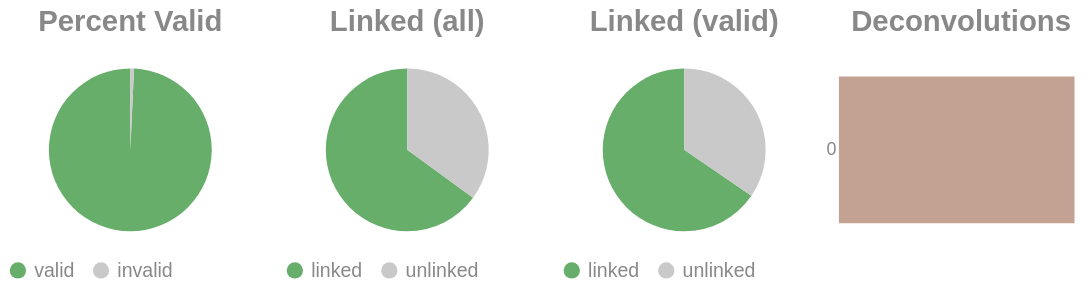

The notebook cell this image was saved under:
### Code cell
if SKIPLR:
    pass
else:
    clash = Counter()
    for i in valids['molecule'].to_list():
        _mol = i.split("-")
        if len(_mol) == 1:
            clash.update('0')
        else:
            clash.update(_mol[-1])

    _d = {"deconvolutions": [], 'count': []}
    for k,v in clash.items():
        _d['deconvolutions'].append(k)
        _d['count'].append(v)

    tot_valid = valids['reads'].sum()
    mask = valids['reads'] >= 2
    n_linked_reads = valids.filter(mask)['reads'].sum()
    if n_linked_reads == 0:
        print_html("No linked molecules (>=2 reads) were detected; skipping linked-only distributions.")
        SKIPLR = True
    else:
        perc_valid = round(tot_valid / n_reads, 4)
        linked_perc_abs = round(n_linked_reads / n_reads, 4)
        linked_perc = round(n_linked_reads / tot_valid, 4)

    _valid = pl.DataFrame({"valids": ['valid', 'invalid'], "count": [tot_valid, n_reads - tot_valid]})
    _linked_abs = pl.DataFrame({"linked (absolute)": ['linked', 'unlinked'], "count": [n_linked_reads, n_reads - n_linked_reads]})
    _linked_rel = pl.DataFrame({"linked (valids)": ['linked', 'unlinked'], "count": [n_linked_reads, tot_valid - n_linked_reads]})

    (
        alt.hconcat(
            piechart(_valid, goodval = 'valid', title = "Percent Valid"),
            piechart(_linked_abs, goodval = "linked", title =  "Linked (all)"),
            piechart(_linked_rel, goodval = "linked", title =  "Linked (valid)"),
            convolutionbar(pl.DataFrame(_d), title = "Deconvolutions"),
            center = True,
            bounds = 'flush'
        )
        .resolve_scale(color='independent')
        .resolve_legend('independent')
        .properties(usermeta={'embedOptions': {"actions": False}})
    ).display()

### Figure 1 — Vega-Lite specification as saved in the notebook (floating-point values rounded to 4 significant figures)
{"width": "container", "height": 400, "config": {"title": {"anchor": "start", "dy": -15, "fontSize": 18, "color": "#888888", "subtitleColor": "#888888", "subtitleFontSize": 14}, "arc": {"fill": "#0072B2"}, "axis": {"domainColor": "#888888", "domainWidth": 0.5, "gridWidth": 0.2, "grid": false, "titleFontWeight": 400, "titleFontSize": 15, "labelFontSize": 11, "labelColor": "#888888", "tickColor": "#888888", "tickWidth": 0.2, "titleColor": "#888888"}, "axisBand": {"grid": false}, "axisX": {"grid": true, "tickSize": 10, "domainCap": "round"}, "axisY": {"domain": false, "grid": true, "tickSize": 0, "domainCap": "round"}, "background": "transparent", "header": {"labelFontSize": 15, "labelColor": "#888888", "titleFontSize": 15, "titleFontWeight": 600, "titleColor": "#888888"}, "legend": {"labelFont": "sans-serif", "labelFontSize": 12, "labelColor": "#888888", "symbolSize": 100, "symbolType": "circle", "titleFontSize": 12, "titlePadding": 10, "titleColor": "#888888", "title": null}, "range": {"category": ["#E69F00", "#56B4E9", "#009E73", "#F0E442", "#0072B2", "#D55E00", "#CC79A7", "#000000"], "diverging": ["#cfe8f3", "#a2d4ec", "#73bfe2", "#46abdb", "#1696d2", "#12719e"]}, "area": {"fill": "#0072B2", "fillOpacity": 0.7, "line": true, "strokeOpacity": 0.7}, "line": {"color": "#0072B2", "stroke": "#0072B2", "strokeWidth": 2}, "trail": {"color": "#0072B2", "stroke": "#0072B2", "strokeWidth": 0, "size": 1}, "point": {"filled": true, "fillOpacity": 1.0, "size": 95}, "text": {"color": "#888888", "fontSize": 11, "align": "right", "fontWeight": 400, "size": 11}, "bar": {"fill": "#0072B2", "stroke": null}, "view": {"stroke": null, "continuousWidth": 660, "continuousHeight": 400}}, "hconcat": [{"data": {"name": "data-8ab39e16d70819e0e006cfdea807d545"}, "mark": {"type": "arc"}, "encoding": {"color": {"field": "valids", "legend": {"orient": "bottom", "title": null}, "scale": {"domain": ["valid", "invalid"], "range": ["#68ae6b", "#C9C9C9"]}, "title": "Valids", "type": "nominal"}, "theta": {"field": "count", "type": "quantitative"}, "tooltip": [{"field": "valids", "title": "Valids", "type": "ordinal"}, {"field": "percent", "format": ".2%", "title": "Percent", "type": "quantitative"}, {"field": "count", "title": "Count", "type": "quantitative"}]}, "height": 100, "title": {"text": "Percent Valid", "align": "center", "anchor": "middle"}, "transform": [{"calculate": "datum.count / 3995872", "as": "percent"}], "width": 150}, {"data": {"name": "data-968535f5fc7e05b66c47f85c182d17f3"}, "mark": {"type": "arc"}, "encoding": {"color": {"field": "linked (absolute)", "legend": {"orient": "bottom", "title": null}, "scale": {"domain": ["linked", "unlinked"], "range": ["#68ae6b", "#C9C9C9"]}, "title": "Linked (Absolute)", "type": "nominal"}, "theta": {"field": "count", "type": "quantitative"}, "tooltip": [{"field": "linked (absolute)", "title": "Linked (Absolute)", "type": "ordinal"}, {"field": "percent", "format": ".2%", "title": "Percent", "type": "quantitative"}, {"field": "count", "title": "Count", "type": "quantitative"}]}, "height": 100, "title": {"text": "Linked (all)", "align": "center", "anchor": "middle"}, "transform": [{"calculate": "datum.count / 3995872", "as": "percent"}], "width": 150}, {"data": {"name": "data-22177239397890823f90070b98326f4f"}, "mark": {"type": "arc"}, "encoding": {"color": {"field": "linked (valids)", "legend": {"orient": "bottom", "title": null}, "scale": {"domain": ["linked", "unlinked"], "range": ["#68ae6b", "#C9C9C9"]}, "title": "Linked (Valids)", "type": "nominal"}, "theta": {"field": "count", "type": "quantitative"}, "tooltip": [{"field": "linked (valids)", "title": "Linked (Valids)", "type": "ordinal"}, {"field": "percent", "format": ".2%", "title": "Percent", "type": "quantitative"}, {"field": "count", "title": "Count", "type": "quantitative"}]}, "height": 100, "title": {"text": "Linked (valid)", "align": "center", "anchor": "middle"}, "transform": [{"calculate": "datum.count / 3966879", "as": "percent"}], "width": 150}, {"data": {"name": "data-84ce2ea13e5a3b111035c5646168c098"}, "mark": {"type": "bar"}, "encoding": {"color": {"field": "deconvolutions", "legend": null, "scale": {"scheme": "lightgreyred"}, "type": "nominal"}, "tooltip": [{"field": "deconvolutions", "title": "Deconvolutions", "type": "ordinal"}, {"field": "percent", "format": ".2%", "title": "Percent", "type": "quantitative"}, {"field": "count", "title": "Count", "type": "quantitative"}], "x": {"axis": null, "field": "count", "type": "quantitative"}, "y": {"field": "deconvolutions", "sort": "ascending", "title": null, "type": "nominal"}}, "height": 100, "title": {"text": "Deconvolutions", "align": "center", "anchor": "middle"}, "transform": [{"calculate": "datum.count / 1928234", "as": "percent"}], "width": 150}], "bounds": "flush", "center": true, "resolve": {"legend": {"angle": "independent"}, "scale": {"color": "independent"}}, "usermeta": {"embedOptions": {"actions": false}}, "$schema": "https://vega.github.io/schema/vega-lite/v6.1.0.json", "datasets": {"data-8ab39e16d70819e0e006cfdea807d545": [{"valids": "valid", "count": 3966879}, {"valids": "invalid", "count": 28993}], "data-968535f5fc7e05b66c47f85c182d17f3": [{"linked (absolute)": "linked", "count": 2596306}, {"linked (absolute)": "unlinked", "count": 1399566}], "data-22177239397890823f90070b98326f4f": [{"linked (valids)": "linked", "count": 2596306}, {"linked (valids)": "unlinked", "count": 1370573}], "data-84ce2ea13e5a3b111035c5646168c098": [{"deconvolutions": "0", "count": 1928234}]}}
